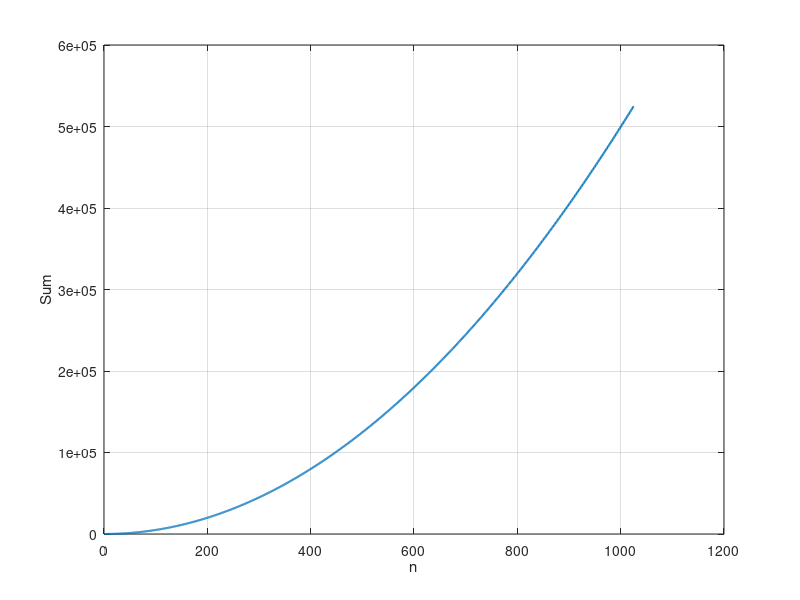

Write the MATLAB code that produced this figure.
j = zeros(1024, 1);
for i = 1:1024
    j(i + 1) = j(i) + i;
end

figure
plot(1:(length(j)), j, 'Linewidth', 1.5);grid on;
xlabel('n'),ylabel('Sum');
